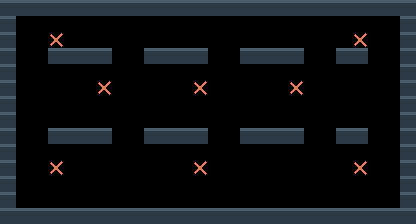

A 2D game scene composited from a Tiled map and its tileset images. What follows is a short description and the map's XML, with every tile layer's data as written:
An orthogonal 26x14 tile map with 16x16 px tiles, 2 tile layers (terreno, marcadores).

<map version="1.10" tiledversion="1.11.0" orientation="orthogonal" renderorder="right-down" width="26" height="14" tilewidth="16" tileheight="16" infinite="0" nextlayerid="3" nextobjectid="1">
 <properties>
  <property name="tipo" value="arc_combate" />
  <property name="nombre" value="indices" />
 </properties>
 <tileset firstgid="1" source="muelle.tsx" />
 <layer id="1" name="terreno" width="26" height="14">
  <data encoding="csv">
1,1,1,1,1,1,1,1,1,1,1,1,1,1,1,1,1,1,1,1,1,1,1,1,1,1,
1,0,0,0,0,0,0,0,0,0,0,0,0,0,0,0,0,0,0,0,0,0,0,0,0,1,
1,0,0,0,0,0,0,0,0,0,0,0,0,0,0,0,0,0,0,0,0,0,0,0,0,1,
1,0,0,1,1,1,1,0,0,1,1,1,1,0,0,1,1,1,1,0,0,1,1,0,0,1,
1,0,0,0,0,0,0,0,0,0,0,0,0,0,0,0,0,0,0,0,0,0,0,0,0,1,
1,0,0,0,0,0,0,0,0,0,0,0,0,0,0,0,0,0,0,0,0,0,0,0,0,1,
1,0,0,0,0,0,0,0,0,0,0,0,0,0,0,0,0,0,0,0,0,0,0,0,0,1,
1,0,0,0,0,0,0,0,0,0,0,0,0,0,0,0,0,0,0,0,0,0,0,0,0,1,
1,0,0,1,1,1,1,0,0,1,1,1,1,0,0,1,1,1,1,0,0,1,1,0,0,1,
1,0,0,0,0,0,0,0,0,0,0,0,0,0,0,0,0,0,0,0,0,0,0,0,0,1,
1,0,0,0,0,0,0,0,0,0,0,0,0,0,0,0,0,0,0,0,0,0,0,0,0,1,
1,0,0,0,0,0,0,0,0,0,0,0,0,0,0,0,0,0,0,0,0,0,0,0,0,1,
1,0,0,0,0,0,0,0,0,0,0,0,0,0,0,0,0,0,0,0,0,0,0,0,0,1,
1,1,1,1,1,1,1,1,1,1,1,1,1,1,1,1,1,1,1,1,1,1,1,1,1,1
</data>
 </layer>
 <layer id="2" name="marcadores" width="26" height="14">
  <data encoding="csv">
0,0,0,0,0,0,0,0,0,0,0,0,0,0,0,0,0,0,0,0,0,0,0,0,0,0,
0,0,0,0,0,0,0,0,0,0,0,0,0,0,0,0,0,0,0,0,0,0,0,0,0,0,
0,0,0,3,0,0,0,0,0,0,0,0,0,0,0,0,0,0,0,0,0,0,3,0,0,0,
0,0,0,0,0,0,0,0,0,0,0,0,0,0,0,0,0,0,0,0,0,0,0,0,0,0,
0,0,0,0,0,0,0,0,0,0,0,0,0,0,0,0,0,0,0,0,0,0,0,0,0,0,
0,0,0,0,0,0,3,0,0,0,0,0,3,0,0,0,0,0,3,0,0,0,0,0,0,0,
0,0,0,0,0,0,0,0,0,0,0,0,0,0,0,0,0,0,0,0,0,0,0,0,0,0,
0,0,0,0,0,0,0,0,0,0,0,0,0,0,0,0,0,0,0,0,0,0,0,0,0,0,
0,0,0,0,0,0,0,0,0,0,0,0,0,0,0,0,0,0,0,0,0,0,0,0,0,0,
0,0,0,0,0,0,0,0,0,0,0,0,0,0,0,0,0,0,0,0,0,0,0,0,0,0,
0,0,0,3,0,0,0,0,0,0,0,0,3,0,0,0,0,0,0,0,0,0,3,0,0,0,
0,0,0,0,0,0,0,0,0,0,0,0,0,0,0,0,0,0,0,0,0,0,0,0,0,0,
0,0,0,0,0,0,0,0,0,0,0,0,0,0,0,0,0,0,0,0,0,0,0,0,0,0,
0,0,0,0,0,0,0,0,0,0,0,0,0,0,0,0,0,0,0,0,0,0,0,0,0,0
</data>
 </layer>
</map>
